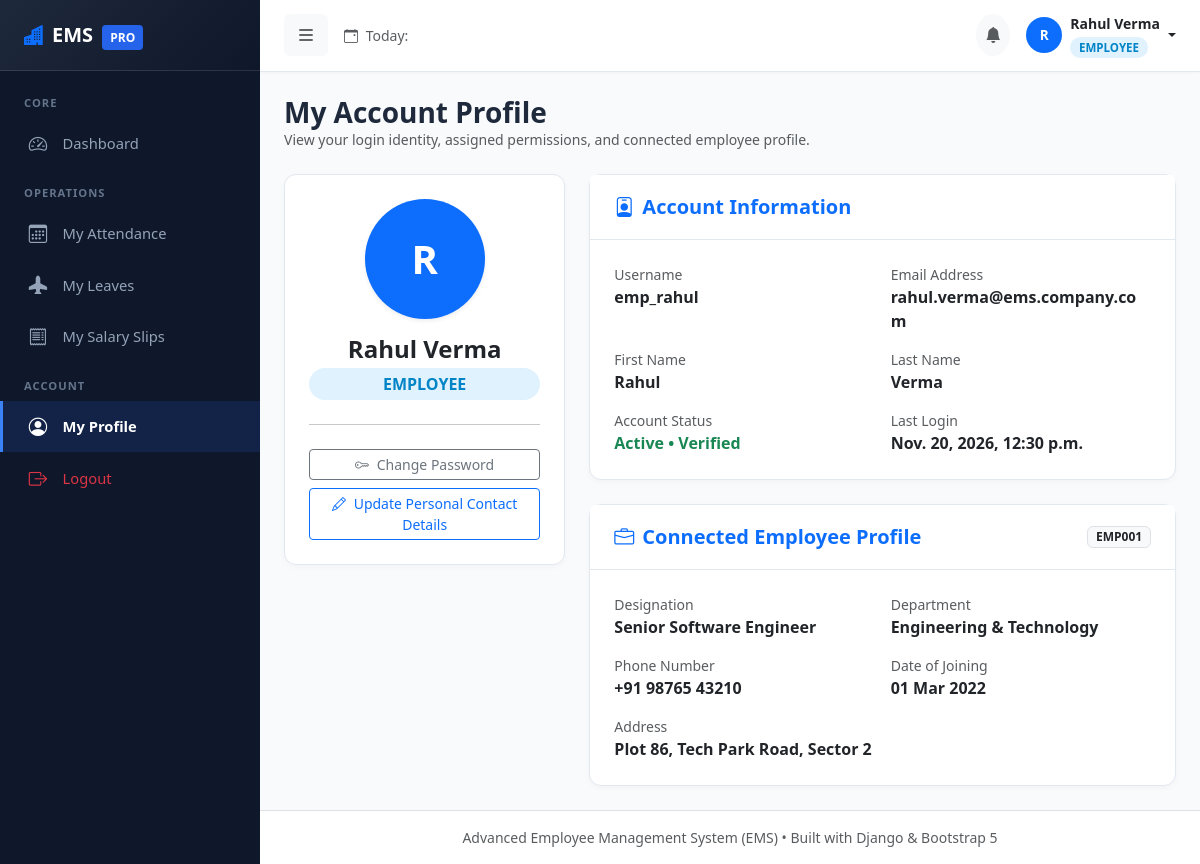
Page /accounts/profile/ (signed in) on the committed database.
### accounts/models.py (models this page shows, shortened)
class UserProfile(models.Model):
    ROLE_CHOICES = (
        ('ADMIN', 'Admin'),
        ('HR', 'HR Manager'),
        ('EMPLOYEE', 'Employee'),
    )
    user = models.OneToOneField(User, on_delete=models.CASCADE, related_name='profile')
    role = models.CharField(max_length=20, choices=ROLE_CHOICES, default='EMPLOYEE')
    created_at = models.DateTimeField(auto_now_add=True)

### employees/models.py (models this page shows, shortened)
class Employee(models.Model):
    GENDER_CHOICES = (
        ('Male', 'Male'),
        ('Female', 'Female'),
        ('Other', 'Other'),
    )
    STATUS_CHOICES = (
        ('ACTIVE', 'Active'),
        ('INACTIVE', 'Inactive'),
        ('ON_LEAVE', 'On Leave'),
        ('TERMINATED', 'Terminated'),
    )
    user = models.OneToOneField(User, on_delete=models.CASCADE, related_name='employee_profile')
    emp_id = models.CharField(max_length=20, unique=True, verbose_name="Employee ID")
    first_name = models.CharField(max_length=50)
    last_name = models.CharField(max_length=50)
    email = models.EmailField(unique=True)
    phone = models.CharField(max_length=20)
    gender = models.CharField(max_length=10, choices=GENDER_CHOICES)
    date_of_birth = models.DateField(verbose_name="Date of Birth")
    address = models.TextField()
    profile_photo = models.FileField(upload_to='employee_photos/', blank=True, null=True, verbose_name="Profile Photo")
    joining_date = models.DateField(verbose_name="Joining Date")
    department = models.ForeignKey(Department, on_delete=models.SET_NULL, null=True, blank=True, related_name='employees')
    designation = models.CharField(max_length=100)
    employment_status = models.CharField(max_length=20, choices=STATUS_CHOICES, default='ACTIVE')
    emergency_contact = models.CharField(max_length=100, blank=True, verbose_name="Emergency Contact")
    created_at = models.DateTimeField(auto_now_add=True)
    updated_at = models.DateTimeField(auto_now=True)
    class Meta:
        ordering = ['emp_id']
    @property
    def photo_url(self):
        if self.profile_photo and hasattr(self.profile_photo, 'url'):
            return self.profile_photo.url
        return None

### departments/models.py (models this page shows, shortened)
class Department(models.Model):
    department_code = models.CharField(max_length=20, unique=True, verbose_name="Department Code")
    name = models.CharField(max_length=100, unique=True, verbose_name="Department Name")
    description = models.TextField(blank=True, verbose_name="Description")
    created_at = models.DateTimeField(auto_now_add=True)
    updated_at = models.DateTimeField(auto_now=True)
    class Meta:
        ordering = ['name']

### accounts/views.py (the view)
# urls.py: path('profile/', views.profile_view, name='profile'),
@login_required
def profile_view(request):
    user = request.user
    employee = None
    try:
        employee = user.employee_profile
    except Employee.DoesNotExist:
        employee = None
    return render(request, 'profile.html', {'user_obj': user, 'employee': employee})

### templates/profile.html (shortened to what this page needs)
{% extends 'base.html' %}
{% block content %}
<div class="mb-4">
    <h3 class="fw-bold mb-0">My Account Profile</h3>
    <p class="text-muted small mb-0">View your login identity, assigned permissions, and connected employee profile.</p>
</div>
<div class="row g-4">
    <div class="col-lg-4">
        <div class="card form-card text-center p-4">
            <div class="mb-3">
                {% if employee and employee.photo_url %}
                <img src="{{ employee.photo_url }}" alt="{{ user.get_full_name|default:user.username }}" class="rounded-circle shadow-sm" style="width: 120px; height: 120px; object-fit: cover; border: 3px solid #2563eb;">
                {% else %}
                <div class="mx-auto rounded-circle bg-primary text-white d-flex align-items-center justify-content-center shadow-sm" style="width: 120px; height: 120px; font-size: 2.5rem; font-weight: 700;">
                    {{ user.first_name|default:user.username|slice:":1"|upper }}
                </div>
                {% endif %}
            </div>
            <h4 class="fw-bold mb-1">{{ user.get_full_name|default:user.username }}</h4>
            <span class="role-badge role-{{ user_role|lower }} px-3 py-1 fs-6">{{ user_role }}</span>
            <hr class="my-4">
            <div class="d-grid gap-2">
                <a href="{% url 'password_change' %}" class="btn btn-outline-secondary btn-sm">
                    <i class="bi bi-key me-1"></i> Change Password
                </a>
                {% if employee %}
                <a href="{% url 'employee_self_edit' %}" class="btn btn-outline-primary btn-sm">
                    <i class="bi bi-pencil me-1"></i> Update Personal Contact Details
                </a>
                {% endif %}
            </div>
        </div>
    </div>
    <div class="col-lg-8">
        <div class="card form-card mb-4">
            <div class="card-header bg-white">
                <h5 class="mb-0 fw-bold text-primary"><i class="bi bi-person-badge me-2"></i>Account Information</h5>
            </div>
            <div class="card-body p-4">
                <div class="row g-3">
                    <div class="col-sm-6">
                        <label class="text-muted small d-block">Username</label>
                        <div class="fw-bold">{{ user.username }}</div>
                    </div>
                    <div class="col-sm-6">
                        <label class="text-muted small d-block">Email Address</label>
                        <div class="fw-bold">{{ user.email|default:"None provided" }}</div>
                    </div>
                    <div class="col-sm-6">
                        <label class="text-muted small d-block">First Name</label>
                        <div class="fw-bold">{{ user.first_name|default:"--" }}</div>
                    </div>
                    <div class="col-sm-6">
                        <label class="text-muted small d-block">Last Name</label>
                        <div class="fw-bold">{{ user.last_name|default:"--" }}</div>
                    </div>
                    <div class="col-sm-6">
                        <label class="text-muted small d-block">Account Status</label>
                        <div class="fw-bold text-success">{% if user.is_active %}Active &bull; Verified{% else %}Inactive{% endif %}</div>
                    </div>
                    <div class="col-sm-6">
                        <label class="text-muted small d-block">Last Login</label>
                        <div class="fw-bold">{{ user.last_login|default:"Never" }}</div>
                    </div>
                </div>
            </div>
        </div>
        {% if employee %}
        <div class="card form-card">
            <div class="card-header bg-white d-flex justify-content-between align-items-center">
                <h5 class="mb-0 fw-bold text-primary"><i class="bi bi-briefcase me-2"></i>Connected Employee Profile</h5>
                <span class="badge bg-light text-dark border">{{ employee.emp_id }}</span>
            </div>
            <div class="card-body p-4">
                <div class="row g-3">
                    <div class="col-sm-6">
                        <label class="text-muted small d-block">Designation</label>
                        <div class="fw-bold">{{ employee.designation }}</div>
                    </div>
                    <div class="col-sm-6">
                        <label class="text-muted small d-block">Department</label>
                        <div class="fw-bold">{{ employee.department.name|default:"Unassigned" }}</div>
                    </div>
                    <div class="col-sm-6">
                        <label class="text-muted small d-block">Phone Number</label>
                        <div class="fw-bold">{{ employee.phone }}</div>
                    </div>
                    <div class="col-sm-6">
                        <label class="text-muted small d-block">Date of Joining</label>
                        <div class="fw-bold">{{ employee.joining_date|date:"d M Y" }}</div>
                    </div>
                    <div class="col-12">
                        <label class="text-muted small d-block">Address</label>
                        <div class="fw-bold">{{ employee.address }}</div>
                    </div>
                </div>
            </div>
        </div>
        {% endif %}
    </div>
</div>
{% endblock %}

### templates/base.html (shortened to what this page needs)
<!DOCTYPE html>
<html lang="en">
<head>
    <link href="https://cdn.jsdelivr.net/npm/bootstrap@5.3.3/dist/css/bootstrap.min.css" rel="stylesheet">
    <link rel="stylesheet" href="https://cdn.jsdelivr.net/npm/bootstrap-icons@1.11.3/font/bootstrap-icons.min.css">
    {% load static %}
    <link rel="stylesheet" href="{% static 'css/style.css' %}">
</head>
<body>
    {% if user.is_authenticated %}
    <div class="d-flex" id="wrapper">
        <div id="sidebar-wrapper">
            <div class="sidebar-heading d-flex align-items-center justify-content-between">
                <div>
                    <i class="bi bi-buildings-fill text-primary me-2"></i>EMS <span class="brand-badge ms-1">PRO</span>
                </div>
            </div>
            <div class="py-2">
                <div class="sidebar-category">Core</div>
                <a href="{% url 'dashboard' %}" class="sidebar-nav-item {% if request.resolver_match.url_name == 'dashboard' %}active{% endif %}">
                    <i class="bi bi-speedometer2"></i> Dashboard
                </a>
                <div class="sidebar-category">Operations</div>
                {% if is_employee_user %}
                <a href="{% url 'my_attendance' %}" class="sidebar-nav-item {% if request.resolver_match.url_name == 'my_attendance' %}active{% endif %}">
                    <i class="bi bi-calendar3"></i> My Attendance
                </a>
                <a href="{% url 'my_leaves' %}" class="sidebar-nav-item {% if request.resolver_match.url_name == 'my_leaves' or request.resolver_match.url_name == 'leave_apply' %}active{% endif %}">
                    <i class="bi bi-airplane-fill"></i> My Leaves
                </a>
                <a href="{% url 'my_salary' %}" class="sidebar-nav-item {% if request.resolver_match.url_name == 'my_salary' %}active{% endif %}">
                    <i class="bi bi-receipt"></i> My Salary Slips
                </a>
                {% endif %}
                <div class="sidebar-category">Account</div>
                <a href="{% url 'profile' %}" class="sidebar-nav-item {% if request.resolver_match.url_name == 'profile' %}active{% endif %}">
                    <i class="bi bi-person-circle"></i> My Profile
                </a>
                <a href="{% url 'logout' %}" class="sidebar-nav-item text-danger">
                    <i class="bi bi-box-arrow-right"></i> Logout
                </a>
            </div>
        </div>
        <div id="page-content-wrapper">
            <nav class="navbar navbar-expand-lg top-navbar">
                <div class="container-fluid px-0">
                    <button class="btn btn-light border-0 me-3" id="sidebarToggle" type="button">
                        <i class="bi bi-list fs-5"></i>
                    </button>
                    <div class="d-none d-md-flex align-items-center">
                        <span class="text-muted small">
                            <i class="bi bi-calendar-event me-1"></i> Today: {{ today|date:"l, d F Y" }}
                        </span>
                    </div>
                    <div class="ms-auto d-flex align-items-center gap-3">
                        <div class="dropdown">
                            <a class="btn btn-light position-relative rounded-circle p-2" href="#" role="button" data-bs-toggle="dropdown" aria-expanded="false">
                                <i class="bi bi-bell-fill text-muted"></i>
                            </a>
                        </div>
                        <div class="dropdown">
                            <a class="d-flex align-items-center text-decoration-none dropdown-toggle text-dark" href="#" role="button" data-bs-toggle="dropdown" aria-expanded="false">
                                {% if current_employee and current_employee.photo_url %}
                                <img src="{{ current_employee.photo_url }}" alt="Profile" class="navbar-user-avatar me-2">
                                {% else %}
                                <div class="emp-table-avatar me-2 bg-primary text-white">
                                    {{ user.first_name|default:user.username|slice:":1"|upper }}
                                </div>
                                {% endif %}
                                <div class="d-none d-lg-block text-start me-1">
                                    <div class="fw-bold small">{{ user.first_name|default:user.username }} {{ user.last_name }}</div>
                                    <span class="role-badge role-{{ user_role|lower }}">{{ user_role }}</span>
                                </div>
                            </a>
                        </div>
                    </div>
                </div>
            </nav>
            <main class="container-fluid p-4">
                {% block content %}{% endblock %}
            </main>
            <footer class="mt-auto py-3 bg-white border-top text-center text-muted small">
                <div class="container-fluid">
                    Advanced Employee Management System (EMS) &bull; Built with Django &amp; Bootstrap 5
                </div>
            </footer>
        </div>
    </div>
    {% endif %}
</body>
</html>

### static/css/style.css (style rules this page uses)
:root { --primary: #2563eb; --primary-hover: #1d4ed8; --secondary: #64748b; --dark-sidebar: #0f172a; --sidebar-hover: #1e293b; --sidebar-active: #3b82f6; --sidebar-text: #94a3b8; --sidebar-text-active: #ffffff; --bg-main: #f8fafc; --card-bg: #ffffff; --border-color: #e2e8f0; --text-main: #1e293b; --text-muted: #64748b; }
body { font-family: 'Segoe UI', Roboto, -apple-system, BlinkMacSystemFont, sans-serif; background-color: var(--bg-main); color: var(--text-main); min-height: 100vh; }
#sidebar-wrapper { min-height: 100vh; width: 260px; background-color: var(--dark-sidebar); transition: margin 0.25s ease-out; position: sticky; top: 0; z-index: 1020; }
#sidebar-wrapper .sidebar-heading { padding: 1.25rem 1.5rem; font-size: 1.25rem; font-weight: 700; color: #fff; background: linear-gradient(135deg, #1e293b 0%, #0f172a 100%); border-bottom: 1px solid rgba(255, 255, 255, 0.1); }
.sidebar-heading .brand-badge { background: var(--primary); font-size: 0.75rem; padding: 0.25rem 0.5rem; border-radius: 4px; }
.sidebar-category { font-size: 0.7rem; text-transform: uppercase; letter-spacing: 1px; color: #64748b; padding: 1rem 1.5rem 0.35rem; font-weight: 700; }
.sidebar-nav-item { display: flex; align-items: center; padding: 0.75rem 1.5rem; color: var(--sidebar-text); text-decoration: none; font-weight: 500; font-size: 0.92rem; transition: all 0.2s ease; border-left: 3px solid transparent; }
.sidebar-nav-item.active { color: #fff; background-color: rgba(37, 99, 235, 0.15); border-left-color: var(--sidebar-active); font-weight: 600; }
.sidebar-nav-item i { font-size: 1.15rem; margin-right: 0.85rem; width: 22px; text-align: center; }
#page-content-wrapper { flex: 1; min-width: 0; display: flex; flex-direction: column; }
.top-navbar { background: #ffffff; border-bottom: 1px solid var(--border-color); padding: 0.8rem 1.5rem; box-shadow: 0 1px 3px rgba(0,0,0,0.03); }
.role-badge { font-size: 0.72rem; padding: 0.2rem 0.55rem; border-radius: 20px; font-weight: 600; }
.role-employee { background-color: #e0f2fe; color: #0284c7; }
.emp-table-avatar { width: 36px; height: 36px; border-radius: 50%; object-fit: cover; background-color: #e2e8f0; display: inline-flex; align-items: center; justify-content: center; font-weight: 600; color: #475569; font-size: 0.85rem; }
.form-card { background: #ffffff; border-radius: 12px; border: 1px solid var(--border-color); box-shadow: 0 2px 6px rgba(0,0,0,0.03); }
.form-card .card-header { background: #ffffff; border-bottom: 1px solid var(--border-color); padding: 1.25rem 1.5rem; font-weight: 600; }

### rows in the picture
UserProfile: role "EMPLOYEE"
Employee: emp_id "EMP001", designation "Senior Software Engineer", department.name "Engineering & Technology", phone "+91 98765 43210", joining_date "01 Mar 2022", address "Plot 86, Tech Park Road, Sector 2"

### other values in the picture
{{ user.first_name|default:user.username|slice:":1"|upper }} "R"
{{ user.first_name|default:user.username }} "Rahul"
{{ user.last_name }} "Verma"
{{ user.get_full_name|default:user.username }} "Rahul Verma"
{{ user.username }} "emp_rahul"
{{ user.email|default:"None provided" }} "rahul.verma@ems.company.com"
{{ user.first_name|default:"--" }} "Rahul"
{{ user.last_name|default:"--" }} "Verma"
{{ user.last_login|default:"Never" }} "Nov. 20, 2026, 12:30 p.m."
